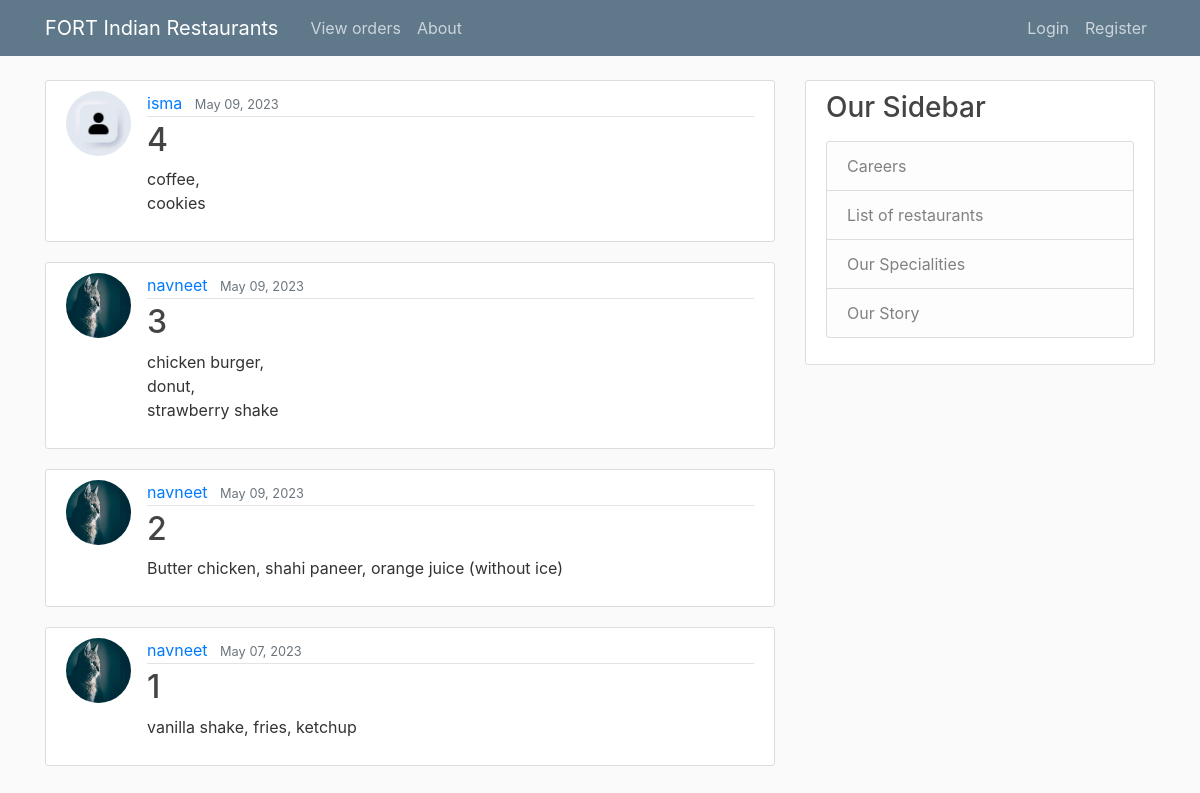
The page / on the database its author committed.
### waiter/models.py (models this page shows, shortened)
class Order(models.Model):
    table = models.CharField(max_length=10)
    order = models.TextField()
    date = models.DateTimeField(default=timezone.now)
    customer = models.ForeignKey(User, on_delete=models.CASCADE)

### WaiterReg/models.py (models this page shows, shortened)
class Profile(models.Model):
    user = models.OneToOneField(User, on_delete=models.CASCADE)
    image = models.ImageField(default='default.jpg', upload_to='profile_pics')

### waiter/views.py (the view)
# urls.py: path('', OrderListView.as_view(), name='waiter-home'),
class OrderListView(ListView):
    model = Order
    template_name = 'waiter/home.html'
    context_object_name = 'orders'
    ordering = ['-date']

### waiter/templates/waiter/home.html
{% extends "waiter/base.html" %}
{% block content %}
    {% for order in orders %}
        <article class="media content-section">
            <img class="rounded-circle article-img" src="{{ order.customer.profile.image.url }}">
            <div class="media-body">
                <div class="article-metadata">
                <a class="mr-2" href="#">{{ order.customer }}</a>
                <small class="text-muted">{{ order.date|date:"F d, Y" }}</small>
                </div>
                <h2><a class="article-title" href="{% url 'order-detail' order.id %}">{{ order.table}}</a></h2>
                <p class="article-content">{{ order.order }}</p>
          </div>
        </article>
    {% endfor %}
{% endblock content %}

### waiter/templates/waiter/base.html (shortened to what this page needs)
{% load static %}
<!DOCTYPE html>
<html>
<head>
    <link rel="stylesheet" href="https://maxcdn.bootstrapcdn.com/bootstrap/4.0.0/css/bootstrap.min.css">
    <link rel="stylesheet" type="text/css" href="{% static 'waiter/main.css' %}">
</head>
<body>
    <header class="site-header">
      <nav class="navbar navbar-expand-md navbar-dark bg-steel fixed-top">
        <div class="container">
          <a class="navbar-brand mr-4" href="{% url 'waiter-home' %}">FORT Indian Restaurants</a>
          <div class="collapse navbar-collapse" id="navbarToggle">
            <div class="navbar-nav mr-auto">
              <a class="nav-item nav-link" href="{% url 'waiter-home' %}">View orders</a>
              <a class="nav-item nav-link" href="{% url 'waiter-about' %}">About</a>
            </div>
            <div class="navbar-nav">
                {% if user.is_authenticated %}
                <a class="nav-item nav-link" href="/restaurant_list">Staff-restaurant link</a>
                <a class="nav-item nav-link" href="{% url 'order-create' %}">Take order</a>
                <a class="nav-item nav-link" href="{% url 'profile' %}">Profile</a>
                <a class="nav-item nav-link" href="{% url 'logout' %}">Logout</a>
              {% else %}
                <a class="nav-item nav-link" href="{% url 'login' %}">Login</a>
                <a class="nav-item nav-link" href="{% url 'register' %}">Register</a>
              {% endif %}
            </div>
          </div>
        </div>
      </nav>
    </header>
    <main role="main" class="container">
      <div class="row">
        <div class="col-md-8">
          {% block content %}{% endblock %}
        </div>
        <div class="col-md-4">
          <div class="content-section">
            <h3>Our Sidebar</h3>
            <p class='text-muted'>
              <ul class="list-group">
                <li class="list-group-item list-group-item-light">Careers</li>
                <li class="list-group-item list-group-item-light">List of restaurants</li>
                <li class="list-group-item list-group-item-light">Our Specialities</li>
                <li class="list-group-item list-group-item-light">Our Story</li>
              </ul>
            </p>
          </div>
        </div>
      </div>
    </main>
</body>
</html>

### waiter/static/waiter/main.css (style rules this page uses)
body { background: #fafafa; color: #333333; margin-top: 5rem; }
h1, h2, h3, h4, h5, h6 { color: #444444; }
ul { margin: 0; }
.bg-steel { background-color: #5f788a; }
.site-header .navbar-nav .nav-link { color: #cbd5db; }
.content-section { background: #ffffff; padding: 10px 20px; border: 1px solid #dddddd; border-radius: 3px; margin-bottom: 20px; }
.article-title { color: #444444; }
.article-content { white-space: pre-line; }
.article-img { height: 65px; width: 65px; margin-right: 16px; }
.article-metadata { padding-bottom: 1px; margin-bottom: 4px; border-bottom: 1px solid #e3e3e3 }

### rows shown on the page
Order: customer.profile.image (placeholder picture), customer "isma", date "May 09, 2023", table "4", order "coffee, cookies"
Order: customer.profile.image (picture), customer "navneet", date "May 09, 2023", table "3", order "chicken burger, donut, strawberry shake"
Order: customer.profile.image (picture), customer "navneet", date "May 09, 2023", table "2", order "Butter chicken, shahi paneer, orange juice (without ice)"
Order: customer.profile.image (picture), customer "navneet", date "May 07, 2023", table "1", order "vanilla shake, fries, ketchup"
